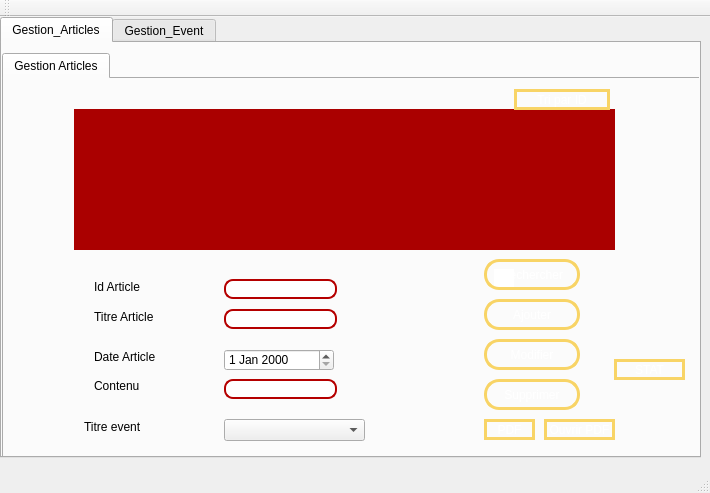
<?xml version="1.0" encoding="UTF-8"?>
<ui version="4.0">
 <class>MainWindow</class>
 <widget class="QMainWindow" name="MainWindow">
  <property name="geometry">
   <rect>
    <x>0</x>
    <y>0</y>
    <width>710</width>
    <height>493</height>
   </rect>
  </property>
  <property name="windowTitle">
   <string>Gestion des livres</string>
  </property>
  <widget class="QWidget" name="centralWidget">
   <widget class="QTabWidget" name="tabWidget_2">
    <property name="geometry">
     <rect>
      <x>0</x>
      <y>0</y>
      <width>701</width>
      <height>441</height>
     </rect>
    </property>
    <property name="currentIndex">
     <number>0</number>
    </property>
    <widget class="QWidget" name="tab_4">
     <attribute name="title">
      <string>Gestion_Articles</string>
     </attribute>
     <widget class="QTabWidget" name="tabWidget">
      <property name="geometry">
       <rect>
        <x>0</x>
        <y>10</y>
        <width>701</width>
        <height>411</height>
       </rect>
      </property>
      <property name="currentIndex">
       <number>0</number>
      </property>
      <widget class="QWidget" name="tab_2">
       <attribute name="title">
        <string>Gestion Articles</string>
       </attribute>
       <widget class="QTableView" name="tabchambre">
        <property name="geometry">
         <rect>
          <x>70</x>
          <y>30</y>
          <width>541</width>
          <height>141</height>
         </rect>
        </property>
        <property name="styleSheet">
         <string notr="true">QWidget {
    background-color: #aa0000;
    color: #fffff8;
}
QTableView{border: 6px solid #aa0000; /*other code about padding background stc*/ ;}
QHeaderView::section {
    background-color: #aaaa7f;
    padding: 4px;
    border: 1px solid #fffff8;
    font-size: 8pt;
}

QTableWidget {
    gridline-color: #ff4842;
    font-size: 9pt;
}

QTableWidget QTableCornerButton::section {
    background-color: #ff4842;
    border: 1px solid #fffff8;
}</string>
        </property>
       </widget>
       <widget class="QPushButton" name="pb_ajouter">
        <property name="geometry">
         <rect>
          <x>480</x>
          <y>220</y>
          <width>96</width>
          <height>31</height>
         </rect>
        </property>
        <property name="styleSheet">
         <string notr="true"> QPushButton {
color: #ffffff;
border: 3px solid #f8d466;
font: 8pt &quot;MS Reference Sans Serif&quot;;
border-radius: 15px;
padding: 5px;
background: qradialgradient(cx: 0.3, cy: -0.4,
fx: 0.3, fy: -0.4,
radius: 3, stop: 0 #aa3118, stop: 1 #550000);
min-width: 80px;
}

QPushButton:hover {
background: qradialgradient(cx: 0.3, cy: -0.4,
fx: 0.3, fy: -0.4,
radius: 3, stop: 0 #aa3118, stop: 1 #552a2a);
}

 QPushButton:pressed {
background: qradialgradient(cx: 0.4, cy: -0.1,
fx: 0.4, fy: -0.1,
radius: 3, stop: 0 #aa3118, stop: 1 #554040);
}</string>
        </property>
        <property name="text">
         <string>Ajouter</string>
        </property>
       </widget>
       <widget class="QLabel" name="label_2">
        <property name="geometry">
         <rect>
          <x>90</x>
          <y>230</y>
          <width>61</width>
          <height>16</height>
         </rect>
        </property>
        <property name="text">
         <string>Titre Article</string>
        </property>
       </widget>
       <widget class="QLineEdit" name="lineEdit_num">
        <property name="geometry">
         <rect>
          <x>220</x>
          <y>200</y>
          <width>113</width>
          <height>20</height>
         </rect>
        </property>
        <property name="styleSheet">
         <string notr="true">QLineEdit
{
border-radius:9px;
border: 2px solid #b50000;
background: qradialgradient(cx: 0.3, cy: -0.4,
fx: 0.0, fy: -0.0,
radius: 1.89, stop: 0 #ffffff, stop: 1 #999);
}</string>
        </property>
       </widget>
       <widget class="QLabel" name="label">
        <property name="geometry">
         <rect>
          <x>90</x>
          <y>200</y>
          <width>81</width>
          <height>16</height>
         </rect>
        </property>
        <property name="text">
         <string>Id Article</string>
        </property>
       </widget>
       <widget class="QPushButton" name="pb_supprimer">
        <property name="geometry">
         <rect>
          <x>480</x>
          <y>300</y>
          <width>96</width>
          <height>31</height>
         </rect>
        </property>
        <property name="styleSheet">
         <string notr="true"> QPushButton {
color: #ffffff;
border: 3px solid #f8d466;
font: 8pt &quot;MS Reference Sans Serif&quot;;
border-radius: 15px;
padding: 5px;
background: qradialgradient(cx: 0.3, cy: -0.4,
fx: 0.3, fy: -0.4,
radius: 3, stop: 0 #aa3118, stop: 1 #550000);
min-width: 80px;
}

QPushButton:hover {
background: qradialgradient(cx: 0.3, cy: -0.4,
fx: 0.3, fy: -0.4,
radius: 3, stop: 0 #aa3118, stop: 1 #552a2a);
}

 QPushButton:pressed {
background: qradialgradient(cx: 0.4, cy: -0.1,
fx: 0.4, fy: -0.1,
radius: 3, stop: 0 #aa3118, stop: 1 #554040);
}</string>
        </property>
        <property name="text">
         <string>Supprimer</string>
        </property>
       </widget>
       <widget class="QPushButton" name="pb_modifier">
        <property name="geometry">
         <rect>
          <x>480</x>
          <y>260</y>
          <width>96</width>
          <height>31</height>
         </rect>
        </property>
        <property name="styleSheet">
         <string notr="true"> QPushButton {
color: #ffffff;
border: 3px solid #f8d466;
font: 8pt &quot;MS Reference Sans Serif&quot;;
border-radius: 15px;
padding: 5px;
background: qradialgradient(cx: 0.3, cy: -0.4,
fx: 0.3, fy: -0.4,
radius: 3, stop: 0 #aa3118, stop: 1 #550000);
min-width: 80px;
}

QPushButton:hover {
background: qradialgradient(cx: 0.3, cy: -0.4,
fx: 0.3, fy: -0.4,
radius: 3, stop: 0 #aa3118, stop: 1 #552a2a);
}

 QPushButton:pressed {
background: qradialgradient(cx: 0.4, cy: -0.1,
fx: 0.4, fy: -0.1,
radius: 3, stop: 0 #aa3118, stop: 1 #554040);
}
</string>
        </property>
        <property name="text">
         <string>Modifier</string>
        </property>
       </widget>
       <widget class="QPushButton" name="pb_rechercher">
        <property name="geometry">
         <rect>
          <x>480</x>
          <y>180</y>
          <width>96</width>
          <height>31</height>
         </rect>
        </property>
        <property name="styleSheet">
         <string notr="true"> QPushButton {
color: #ffffff;
border: 3px solid #f8d466;
font: 8pt &quot;MS Reference Sans Serif&quot;;
border-radius: 15px;
padding: 5px;
background: qradialgradient(cx: 0.3, cy: -0.4,
fx: 0.3, fy: -0.4,
radius: 3, stop: 0 #aa3118, stop: 1 #550000);
min-width: 80px;
}

QPushButton:hover {
background: qradialgradient(cx: 0.3, cy: -0.4,
fx: 0.3, fy: -0.4,
radius: 3, stop: 0 #aa3118, stop: 1 #552a2a);
}

 QPushButton:pressed {
background: qradialgradient(cx: 0.4, cy: -0.1,
fx: 0.4, fy: -0.1,
radius: 3, stop: 0 #aa3118, stop: 1 #554040);
}</string>
        </property>
        <property name="text">
         <string>Rechercher</string>
        </property>
       </widget>
       <widget class="QLabel" name="label_4">
        <property name="geometry">
         <rect>
          <x>90</x>
          <y>270</y>
          <width>71</width>
          <height>16</height>
         </rect>
        </property>
        <property name="text">
         <string>Date Article</string>
        </property>
       </widget>
       <widget class="QLineEdit" name="lineEdit_disponibilite">
        <property name="geometry">
         <rect>
          <x>490</x>
          <y>190</y>
          <width>20</width>
          <height>20</height>
         </rect>
        </property>
        <property name="styleSheet">
         <string notr="true">QLineEdit{
background-color: transparent;
border-image: url(:off.png);
background: none;
border: none;
background-repeat: none;
}</string>
        </property>
       </widget>
       <widget class="QLabel" name="label_11">
        <property name="geometry">
         <rect>
          <x>80</x>
          <y>340</y>
          <width>71</width>
          <height>16</height>
         </rect>
        </property>
        <property name="text">
         <string>Titre event</string>
        </property>
       </widget>
       <widget class="QComboBox" name="comboBox">
        <property name="geometry">
         <rect>
          <x>220</x>
          <y>340</y>
          <width>141</width>
          <height>22</height>
         </rect>
        </property>
       </widget>
       <widget class="QLineEdit" name="lineEdit_num_3">
        <property name="geometry">
         <rect>
          <x>220</x>
          <y>230</y>
          <width>113</width>
          <height>20</height>
         </rect>
        </property>
        <property name="styleSheet">
         <string notr="true">QLineEdit
{
border-radius:9px;
border: 2px solid #b50000;
background: qradialgradient(cx: 0.3, cy: -0.4,
fx: 0.0, fy: -0.0,
radius: 1.89, stop: 0 #ffffff, stop: 1 #999);
}</string>
        </property>
       </widget>
       <widget class="QLabel" name="label_9">
        <property name="geometry">
         <rect>
          <x>-10</x>
          <y>-230</y>
          <width>711</width>
          <height>641</height>
         </rect>
        </property>
        <property name="styleSheet">
         <string notr="true">border-image: url(C:/Users/MY HP/Desktop/QT/5edma avec metier sans intg/Crud article,event/projet2020/malek/afficher5.png);
</string>
        </property>
        <property name="text">
         <string/>
        </property>
       </widget>
       <widget class="QDateEdit" name="dateEdit">
        <property name="geometry">
         <rect>
          <x>220</x>
          <y>270</y>
          <width>110</width>
          <height>22</height>
         </rect>
        </property>
       </widget>
       <widget class="QLabel" name="label_8">
        <property name="geometry">
         <rect>
          <x>90</x>
          <y>300</y>
          <width>47</width>
          <height>13</height>
         </rect>
        </property>
        <property name="text">
         <string>Contenu</string>
        </property>
       </widget>
       <widget class="QLineEdit" name="lineEdit_num_4">
        <property name="geometry">
         <rect>
          <x>220</x>
          <y>300</y>
          <width>113</width>
          <height>20</height>
         </rect>
        </property>
        <property name="styleSheet">
         <string notr="true">QLineEdit
{
border-radius:9px;
border: 2px solid #b50000;
background: qradialgradient(cx: 0.3, cy: -0.4,
fx: 0.0, fy: -0.0,
radius: 1.89, stop: 0 #ffffff, stop: 1 #999);
}</string>
        </property>
       </widget>
       <widget class="QPushButton" name="pb_rechercher_2">
        <property name="geometry">
         <rect>
          <x>510</x>
          <y>10</y>
          <width>96</width>
          <height>21</height>
         </rect>
        </property>
        <property name="styleSheet">
         <string notr="true"> QPushButton {
color: #ffffff;
border: 3px solid #f8d466;
font:7pt &quot;MS Reference Sans Serif&quot;;

}

</string>
        </property>
        <property name="text">
         <string>Tri par ID</string>
        </property>
       </widget>
       <widget class="QPushButton" name="pb_rechercher_4">
        <property name="geometry">
         <rect>
          <x>480</x>
          <y>340</y>
          <width>51</width>
          <height>21</height>
         </rect>
        </property>
        <property name="styleSheet">
         <string notr="true"> QPushButton {
color: #ffffff;
border: 3px solid #f8d466;
font:7pt &quot;MS Reference Sans Serif&quot;;

}

</string>
        </property>
        <property name="text">
         <string>PDF</string>
        </property>
       </widget>
       <widget class="QPushButton" name="pb_rechercher_5">
        <property name="geometry">
         <rect>
          <x>540</x>
          <y>340</y>
          <width>71</width>
          <height>21</height>
         </rect>
        </property>
        <property name="styleSheet">
         <string notr="true"> QPushButton {
color: #ffffff;
border: 3px solid #f8d466;
font:7pt &quot;MS Reference Sans Serif&quot;;

}

</string>
        </property>
        <property name="text">
         <string>Ouvrir PDF</string>
        </property>
       </widget>
       <widget class="QPushButton" name="pb_rechercher_7">
        <property name="geometry">
         <rect>
          <x>610</x>
          <y>280</y>
          <width>71</width>
          <height>21</height>
         </rect>
        </property>
        <property name="styleSheet">
         <string notr="true"> QPushButton {
color: #ffffff;
border: 3px solid #f8d466;
font:7pt &quot;MS Reference Sans Serif&quot;;

}

</string>
        </property>
        <property name="text">
         <string>STAT</string>
        </property>
       </widget>
       <zorder>label_9</zorder>
       <zorder>lineEdit_disponibilite</zorder>
       <zorder>tabchambre</zorder>
       <zorder>pb_ajouter</zorder>
       <zorder>label_2</zorder>
       <zorder>lineEdit_num</zorder>
       <zorder>label</zorder>
       <zorder>pb_supprimer</zorder>
       <zorder>pb_modifier</zorder>
       <zorder>pb_rechercher</zorder>
       <zorder>label_4</zorder>
       <zorder>label_11</zorder>
       <zorder>comboBox</zorder>
       <zorder>lineEdit_num_3</zorder>
       <zorder>dateEdit</zorder>
       <zorder>label_8</zorder>
       <zorder>lineEdit_num_4</zorder>
       <zorder>pb_rechercher_2</zorder>
       <zorder>pb_rechercher_4</zorder>
       <zorder>pb_rechercher_5</zorder>
       <zorder>pb_rechercher_7</zorder>
      </widget>
     </widget>
    </widget>
    <widget class="QWidget" name="tab_5">
     <attribute name="title">
      <string>Gestion_Event</string>
     </attribute>
     <widget class="QTabWidget" name="tabWidget_3">
      <property name="geometry">
       <rect>
        <x>0</x>
        <y>0</y>
        <width>701</width>
        <height>421</height>
       </rect>
      </property>
      <property name="currentIndex">
       <number>1</number>
      </property>
      <widget class="QWidget" name="tab_6">
       <attribute name="title">
        <string>Gestion_Event</string>
       </attribute>
       <widget class="QLabel" name="label_5">
        <property name="geometry">
         <rect>
          <x>120</x>
          <y>160</y>
          <width>71</width>
          <height>20</height>
         </rect>
        </property>
        <property name="text">
         <string>Titre event</string>
        </property>
       </widget>
       <widget class="QLineEdit" name="lineEdit_id_3">
        <property name="geometry">
         <rect>
          <x>240</x>
          <y>160</y>
          <width>113</width>
          <height>20</height>
         </rect>
        </property>
        <property name="styleSheet">
         <string notr="true">QLineEdit
{
border-radius:9px;
border: 2px solid #b50000;
background: qradialgradient(cx: 0.3, cy: -0.4,
fx: 0.0, fy: -0.0,
radius: 1.89, stop: 0 #ffffff, stop: 1 #999);
}</string>
        </property>
       </widget>
       <widget class="QLabel" name="label_6">
        <property name="geometry">
         <rect>
          <x>130</x>
          <y>200</y>
          <width>81</width>
          <height>16</height>
         </rect>
        </property>
        <property name="text">
         <string>Date event</string>
        </property>
       </widget>
       <widget class="QLabel" name="label_7">
        <property name="geometry">
         <rect>
          <x>130</x>
          <y>250</y>
          <width>61</width>
          <height>16</height>
         </rect>
        </property>
        <property name="text">
         <string>Lieu Event</string>
        </property>
       </widget>
       <widget class="QPushButton" name="pb_ajouter_2">
        <property name="geometry">
         <rect>
          <x>480</x>
          <y>200</y>
          <width>96</width>
          <height>31</height>
         </rect>
        </property>
        <property name="styleSheet">
         <string notr="true"> QPushButton {
color: #ffffff;
border: 3px solid #f8d466;
font: 8pt &quot;MS Reference Sans Serif&quot;;
border-radius: 15px;
padding: 5px;
background: qradialgradient(cx: 0.3, cy: -0.4,
fx: 0.3, fy: -0.4,
radius: 3, stop: 0 #aa3118, stop: 1 #550000);
min-width: 80px;
}

QPushButton:hover {
background: qradialgradient(cx: 0.3, cy: -0.4,
fx: 0.3, fy: -0.4,
radius: 3, stop: 0 #aa3118, stop: 1 #552a2a);
}

 QPushButton:pressed {
background: qradialgradient(cx: 0.4, cy: -0.1,
fx: 0.4, fy: -0.1,
radius: 3, stop: 0 #aa3118, stop: 1 #554040);
}</string>
        </property>
        <property name="text">
         <string>Ajouter</string>
        </property>
       </widget>
       <widget class="QPushButton" name="pb_modifier_4">
        <property name="geometry">
         <rect>
          <x>480</x>
          <y>240</y>
          <width>96</width>
          <height>31</height>
         </rect>
        </property>
        <property name="styleSheet">
         <string notr="true"> QPushButton {
color: #ffffff;
border: 3px solid #f8d466;
font: 8pt &quot;MS Reference Sans Serif&quot;;
border-radius: 15px;
padding: 5px;
background: qradialgradient(cx: 0.3, cy: -0.4,
fx: 0.3, fy: -0.4,
radius: 3, stop: 0 #aa3118, stop: 1 #550000);
min-width: 80px;
}

QPushButton:hover {
background: qradialgradient(cx: 0.3, cy: -0.4,
fx: 0.3, fy: -0.4,
radius: 3, stop: 0 #aa3118, stop: 1 #552a2a);
}

 QPushButton:pressed {
background: qradialgradient(cx: 0.4, cy: -0.1,
fx: 0.4, fy: -0.1,
radius: 3, stop: 0 #aa3118, stop: 1 #554040);
}</string>
        </property>
        <property name="text">
         <string>Modifier</string>
        </property>
       </widget>
       <widget class="QPushButton" name="pb_supprimer_2">
        <property name="geometry">
         <rect>
          <x>480</x>
          <y>280</y>
          <width>96</width>
          <height>31</height>
         </rect>
        </property>
        <property name="styleSheet">
         <string notr="true"> QPushButton {
color: #ffffff;
border: 3px solid #f8d466;
font: 8pt &quot;MS Reference Sans Serif&quot;;
border-radius: 15px;
padding: 5px;
background: qradialgradient(cx: 0.3, cy: -0.4,
fx: 0.3, fy: -0.4,
radius: 3, stop: 0 #aa3118, stop: 1 #550000);
min-width: 80px;
}

QPushButton:hover {
background: qradialgradient(cx: 0.3, cy: -0.4,
fx: 0.3, fy: -0.4,
radius: 3, stop: 0 #aa3118, stop: 1 #552a2a);
}

 QPushButton:pressed {
background: qradialgradient(cx: 0.4, cy: -0.1,
fx: 0.4, fy: -0.1,
radius: 3, stop: 0 #aa3118, stop: 1 #554040);
}</string>
        </property>
        <property name="text">
         <string>Supprimer</string>
        </property>
       </widget>
       <widget class="QTableView" name="tabservicech">
        <property name="geometry">
         <rect>
          <x>40</x>
          <y>20</y>
          <width>521</width>
          <height>111</height>
         </rect>
        </property>
        <property name="styleSheet">
         <string notr="true">QWidget {
    background-color: #aa0000;
    color: #fffff8;
}
QTableView{border: 6px solid #aa0000; /*other code about padding background stc*/ ;}
QHeaderView::section {
    background-color: #aaaa7f;
    padding: 4px;
    border: 1px solid #fffff8;
    font-size: 8pt;
}

QTableWidget {
    gridline-color: #ff4842;
    font-size: 9pt;
}

QTableWidget QTableCornerButton::section {
    background-color: #ff4842;
    border: 1px solid #fffff8;
}</string>
        </property>
       </widget>
       <widget class="QLineEdit" name="lineEdit_dispo">
        <property name="geometry">
         <rect>
          <x>490</x>
          <y>200</y>
          <width>20</width>
          <height>20</height>
         </rect>
        </property>
        <property name="styleSheet">
         <string notr="true">QLineEdit{
background-color: transparent;
border-image: url(:off.png);
background: none;
border: none;
background-repeat: none;
}</string>
        </property>
       </widget>
       <widget class="QPushButton" name="pushButton">
        <property name="geometry">
         <rect>
          <x>480</x>
          <y>160</y>
          <width>96</width>
          <height>31</height>
         </rect>
        </property>
        <property name="styleSheet">
         <string notr="true"> QPushButton {
color: #ffffff;
border: 3px solid #f8d466;
font: 8pt &quot;MS Reference Sans Serif&quot;;
border-radius: 15px;
padding: 5px;
background: qradialgradient(cx: 0.3, cy: -0.4,
fx: 0.3, fy: -0.4,
radius: 3, stop: 0 #aa3118, stop: 1 #550000);
min-width: 80px;
}

QPushButton:hover {
background: qradialgradient(cx: 0.3, cy: -0.4,
fx: 0.3, fy: -0.4,
radius: 3, stop: 0 #aa3118, stop: 1 #552a2a);
}

 QPushButton:pressed {
background: qradialgradient(cx: 0.4, cy: -0.1,
fx: 0.4, fy: -0.1,
radius: 3, stop: 0 #aa3118, stop: 1 #554040);
}</string>
        </property>
        <property name="text">
         <string>rechercher</string>
        </property>
       </widget>
       <widget class="QLabel" name="label_12">
        <property name="geometry">
         <rect>
          <x>0</x>
          <y>-270</y>
          <width>711</width>
          <height>741</height>
         </rect>
        </property>
        <property name="styleSheet">
         <string notr="true">border-image: url(C:/Users/MY HP/Desktop/QT/5edma avec metier sans intg/Crud article,event/projet2020/malek/afficher5.png);
</string>
        </property>
        <property name="text">
         <string/>
        </property>
       </widget>
       <widget class="QDateEdit" name="dateEdit_2">
        <property name="geometry">
         <rect>
          <x>240</x>
          <y>200</y>
          <width>110</width>
          <height>22</height>
         </rect>
        </property>
       </widget>
       <widget class="QLineEdit" name="lineEdit_prix_3">
        <property name="geometry">
         <rect>
          <x>240</x>
          <y>250</y>
          <width>113</width>
          <height>20</height>
         </rect>
        </property>
        <property name="styleSheet">
         <string notr="true">QLineEdit
{
border-radius:9px;
border: 2px solid #b50000;
background: qradialgradient(cx: 0.3, cy: -0.4,
fx: 0.0, fy: -0.0,
radius: 1.89, stop: 0 #ffffff, stop: 1 #999);
}</string>
        </property>
       </widget>
       <widget class="QLineEdit" name="lineEdit_prix_4">
        <property name="geometry">
         <rect>
          <x>230</x>
          <y>300</y>
          <width>113</width>
          <height>20</height>
         </rect>
        </property>
        <property name="styleSheet">
         <string notr="true">QLineEdit
{
border-radius:9px;
border: 2px solid #b50000;
background: qradialgradient(cx: 0.3, cy: -0.4,
fx: 0.0, fy: -0.0,
radius: 1.89, stop: 0 #ffffff, stop: 1 #999);
}</string>
        </property>
       </widget>
       <widget class="QLabel" name="label_10">
        <property name="geometry">
         <rect>
          <x>120</x>
          <y>300</y>
          <width>91</width>
          <height>16</height>
         </rect>
        </property>
        <property name="text">
         <string>Contenu Event</string>
        </property>
       </widget>
       <widget class="QPushButton" name="pb_rechercher_3">
        <property name="geometry">
         <rect>
          <x>480</x>
          <y>320</y>
          <width>41</width>
          <height>21</height>
         </rect>
        </property>
        <property name="styleSheet">
         <string notr="true"> QPushButton {
color: #ffffff;
border: 3px solid #f8d466;
font:7pt &quot;MS Reference Sans Serif&quot;;

}

</string>
        </property>
        <property name="text">
         <string>PDF</string>
        </property>
       </widget>
       <widget class="QPushButton" name="pb_rechercher_6">
        <property name="geometry">
         <rect>
          <x>530</x>
          <y>320</y>
          <width>71</width>
          <height>21</height>
         </rect>
        </property>
        <property name="styleSheet">
         <string notr="true"> QPushButton {
color: #ffffff;
border: 3px solid #f8d466;
font:7pt &quot;MS Reference Sans Serif&quot;;

}

</string>
        </property>
        <property name="text">
         <string>Ouvrir pdf</string>
        </property>
       </widget>
       <zorder>label_12</zorder>
       <zorder>lineEdit_dispo</zorder>
       <zorder>label_5</zorder>
       <zorder>lineEdit_id_3</zorder>
       <zorder>label_6</zorder>
       <zorder>label_7</zorder>
       <zorder>pb_ajouter_2</zorder>
       <zorder>pb_modifier_4</zorder>
       <zorder>pb_supprimer_2</zorder>
       <zorder>tabservicech</zorder>
       <zorder>pushButton</zorder>
       <zorder>dateEdit_2</zorder>
       <zorder>lineEdit_prix_3</zorder>
       <zorder>lineEdit_prix_4</zorder>
       <zorder>label_10</zorder>
       <zorder>pb_rechercher_3</zorder>
       <zorder>pb_rechercher_6</zorder>
      </widget>
      <widget class="QWidget" name="tab">
       <attribute name="title">
        <string>Page</string>
       </attribute>
       <widget class="QLineEdit" name="server">
        <property name="geometry">
         <rect>
          <x>140</x>
          <y>41</y>
          <width>490</width>
          <height>20</height>
         </rect>
        </property>
        <property name="text">
         <string>smtp.gmail.com</string>
        </property>
        <property name="echoMode">
         <enum>QLineEdit::Password</enum>
        </property>
       </widget>
       <widget class="QLineEdit" name="port">
        <property name="geometry">
         <rect>
          <x>140</x>
          <y>70</y>
          <width>490</width>
          <height>20</height>
         </rect>
        </property>
        <property name="text">
         <string>465</string>
        </property>
        <property name="echoMode">
         <enum>QLineEdit::Password</enum>
        </property>
       </widget>
       <widget class="QLabel" name="label_31">
        <property name="geometry">
         <rect>
          <x>71</x>
          <y>215</y>
          <width>46</width>
          <height>22</height>
         </rect>
        </property>
        <property name="text">
         <string>Message:</string>
        </property>
       </widget>
       <widget class="QLabel" name="label_30">
        <property name="geometry">
         <rect>
          <x>71</x>
          <y>186</y>
          <width>40</width>
          <height>20</height>
         </rect>
        </property>
        <property name="text">
         <string>Subject:</string>
        </property>
       </widget>
       <widget class="QLabel" name="label_29">
        <property name="geometry">
         <rect>
          <x>71</x>
          <y>157</y>
          <width>59</width>
          <height>20</height>
         </rect>
        </property>
        <property name="text">
         <string>Recipant to:</string>
        </property>
       </widget>
       <widget class="QLineEdit" name="subject">
        <property name="geometry">
         <rect>
          <x>140</x>
          <y>186</y>
          <width>490</width>
          <height>20</height>
         </rect>
        </property>
       </widget>
       <widget class="QLabel" name="label_27">
        <property name="geometry">
         <rect>
          <x>71</x>
          <y>99</y>
          <width>52</width>
          <height>20</height>
         </rect>
        </property>
        <property name="text">
         <string>Username:</string>
        </property>
       </widget>
       <widget class="QLineEdit" name="paswd">
        <property name="geometry">
         <rect>
          <x>140</x>
          <y>128</y>
          <width>490</width>
          <height>20</height>
         </rect>
        </property>
        <property name="inputMask">
         <string/>
        </property>
        <property name="text">
         <string/>
        </property>
        <property name="echoMode">
         <enum>QLineEdit::Password</enum>
        </property>
       </widget>
       <widget class="QPlainTextEdit" name="msg">
        <property name="geometry">
         <rect>
          <x>140</x>
          <y>215</y>
          <width>490</width>
          <height>71</height>
         </rect>
        </property>
       </widget>
       <widget class="QLabel" name="label_25">
        <property name="geometry">
         <rect>
          <x>71</x>
          <y>41</y>
          <width>63</width>
          <height>20</height>
         </rect>
        </property>
        <property name="text">
         <string>Smtp-server:</string>
        </property>
       </widget>
       <widget class="QLabel" name="label_28">
        <property name="geometry">
         <rect>
          <x>71</x>
          <y>128</y>
          <width>50</width>
          <height>20</height>
         </rect>
        </property>
        <property name="text">
         <string>Password:</string>
        </property>
       </widget>
       <widget class="QLineEdit" name="rcpt">
        <property name="geometry">
         <rect>
          <x>140</x>
          <y>157</y>
          <width>490</width>
          <height>20</height>
         </rect>
        </property>
       </widget>
       <widget class="QLineEdit" name="uname">
        <property name="geometry">
         <rect>
          <x>140</x>
          <y>99</y>
          <width>490</width>
          <height>20</height>
         </rect>
        </property>
        <property name="text">
         <string/>
        </property>
       </widget>
       <widget class="QLabel" name="label_26">
        <property name="geometry">
         <rect>
          <x>71</x>
          <y>70</y>
          <width>59</width>
          <height>20</height>
         </rect>
        </property>
        <property name="text">
         <string>Server port:</string>
        </property>
       </widget>
       <widget class="QWidget" name="layoutWidget_2">
        <property name="geometry">
         <rect>
          <x>280</x>
          <y>290</y>
          <width>211</width>
          <height>61</height>
         </rect>
        </property>
        <layout class="QHBoxLayout" name="horizontalLayout">
         <item>
          <spacer name="horizontalSpacer">
           <property name="orientation">
            <enum>Qt::Horizontal</enum>
           </property>
           <property name="sizeHint" stdset="0">
            <size>
             <width>40</width>
             <height>20</height>
            </size>
           </property>
          </spacer>
         </item>
         <item>
          <widget class="QPushButton" name="sendBtn">
           <property name="styleSheet">
            <string notr="true"> QPushButton {
color: #ffffff;
border: 3px solid #f8d466;
font: 8pt &quot;MS Reference Sans Serif&quot;;
border-radius: 15px;
padding: 5px;
background: qradialgradient(cx: 0.3, cy: -0.4,
fx: 0.3, fy: -0.4,
radius: 3, stop: 0 #aa3118, stop: 1 #550000);
min-width: 80px;
}

QPushButton:hover {
background: qradialgradient(cx: 0.3, cy: -0.4,
fx: 0.3, fy: -0.4,
radius: 3, stop: 0 #aa3118, stop: 1 #552a2a);
}

 QPushButton:pressed {
background: qradialgradient(cx: 0.4, cy: -0.1,
fx: 0.4, fy: -0.1,
radius: 3, stop: 0 #aa3118, stop: 1 #554040);
}</string>
           </property>
           <property name="text">
            <string>Send</string>
           </property>
          </widget>
         </item>
         <item>
          <widget class="QPushButton" name="exitBtn">
           <property name="styleSheet">
            <string notr="true"> QPushButton {
color: #ffffff;
border: 3px solid #f8d466;
font: 8pt &quot;MS Reference Sans Serif&quot;;
border-radius: 15px;
padding: 5px;
background: qradialgradient(cx: 0.3, cy: -0.4,
fx: 0.3, fy: -0.4,
radius: 3, stop: 0 #aa3118, stop: 1 #550000);
min-width: 80px;
}

QPushButton:hover {
background: qradialgradient(cx: 0.3, cy: -0.4,
fx: 0.3, fy: -0.4,
radius: 3, stop: 0 #aa3118, stop: 1 #552a2a);
}

 QPushButton:pressed {
background: qradialgradient(cx: 0.4, cy: -0.1,
fx: 0.4, fy: -0.1,
radius: 3, stop: 0 #aa3118, stop: 1 #554040);
}</string>
           </property>
           <property name="text">
            <string>Exit</string>
           </property>
          </widget>
         </item>
        </layout>
       </widget>
       <widget class="QLabel" name="label_13">
        <property name="geometry">
         <rect>
          <x>-10</x>
          <y>-200</y>
          <width>711</width>
          <height>601</height>
         </rect>
        </property>
        <property name="styleSheet">
         <string notr="true">border-image: url(C:/Users/MY HP/Desktop/QT/5edma avec metier sans intg/Crud article,event/projet2020/malek/afficher5.png);
</string>
        </property>
        <property name="text">
         <string/>
        </property>
       </widget>
       <zorder>label_13</zorder>
       <zorder>server</zorder>
       <zorder>port</zorder>
       <zorder>label_31</zorder>
       <zorder>label_30</zorder>
       <zorder>label_29</zorder>
       <zorder>subject</zorder>
       <zorder>label_27</zorder>
       <zorder>paswd</zorder>
       <zorder>msg</zorder>
       <zorder>label_25</zorder>
       <zorder>label_28</zorder>
       <zorder>rcpt</zorder>
       <zorder>uname</zorder>
       <zorder>label_26</zorder>
       <zorder>layoutWidget_2</zorder>
      </widget>
     </widget>
    </widget>
   </widget>
  </widget>
  <widget class="QMenuBar" name="menuBar">
   <property name="geometry">
    <rect>
     <x>0</x>
     <y>0</y>
     <width>710</width>
     <height>21</height>
    </rect>
   </property>
  </widget>
  <widget class="QToolBar" name="mainToolBar">
   <property name="windowTitle">
    <string>Gestion des livres</string>
   </property>
   <attribute name="toolBarArea">
    <enum>TopToolBarArea</enum>
   </attribute>
   <attribute name="toolBarBreak">
    <bool>false</bool>
   </attribute>
  </widget>
  <widget class="QStatusBar" name="statusBar"/>
 </widget>
 <layoutdefault spacing="6" margin="11"/>
 <resources/>
 <connections/>
</ui>
